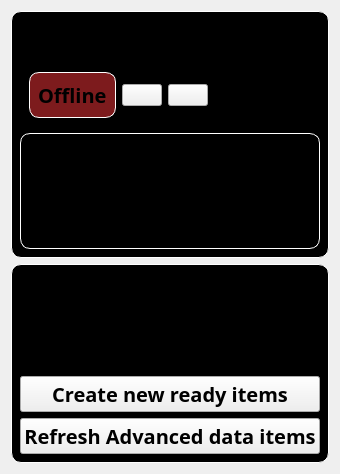
            <widget class="QWidget" name="sonarMain" native="true">
             <layout class="QVBoxLayout" name="verticalLayout_6">
              <item alignment="Qt::AlignTop">
               <widget class="QWidget" name="sonarStatusBox" native="true">
                <property name="styleSheet">
                 <string notr="true">#sonarStatusBox{
	background-color: rgb(0, 0, 0);
	border: 1px solid white;
	border-radius: 10px
}
</string>
                </property>
                <layout class="QVBoxLayout" name="verticalLayout_7">
                 <item alignment="Qt::AlignTop">
                  <widget class="QLabel" name="sonarStatusL">
                   <property name="font">
                    <font>
                     <family>SystemHud</family>
                     <pointsize>20</pointsize>
                     <weight>75</weight>
                     <italic>false</italic>
                     <bold>true</bold>
                     <underline>true</underline>
                    </font>
                   </property>
                   <property name="styleSheet">
                    <string notr="true"/>
                   </property>
                   <property name="text">
                    <string>Sonar Main Status</string>
                   </property>
                  </widget>
                 </item>
                 <item alignment="Qt::AlignLeft|Qt::AlignVCenter">
                  <widget class="QWidget" name="sonarStatusH" native="true">
                   <property name="styleSheet">
                    <string notr="true"/>
                   </property>
                   <layout class="QHBoxLayout" name="horizontalLayout_5">
                    <item alignment="Qt::AlignLeft|Qt::AlignTop">
                     <widget class="QStackedWidget" name="sonarStatusStacked">
                      <property name="styleSheet">
                       <string notr="true"/>
                      </property>
                      <property name="currentIndex">
                       <number>1</number>
                      </property>
                      <widget class="QWidget" name="sonarStatusStackedOnline">
                       <property name="styleSheet">
                        <string notr="true">#sonarStatusStackedOnline{
	background-color: rgb(99, 140, 24);
	border: 1px solid white;
	border-radius: 10px
}
</string>
                       </property>
                       <layout class="QHBoxLayout" name="horizontalLayout_4">
                        <item alignment="Qt::AlignHCenter">
                         <widget class="QLabel" name="sonarStatusStackedOnlineL">
                          <property name="font">
                           <font>
                            <family>SystemHud</family>
                            <pointsize>15</pointsize>
                            <weight>75</weight>
                            <bold>true</bold>
                           </font>
                          </property>
                          <property name="text">
                           <string>Online</string>
                          </property>
                         </widget>
                        </item>
                       </layout>
                      </widget>
                      <widget class="QWidget" name="sonarStatusStackedOffline">
                       <property name="styleSheet">
                        <string notr="true">#sonarStatusStackedOffline{
	background-color: rgb(125, 27, 29);
	border: 1px solid white;
	border-radius: 10px
}
</string>
                       </property>
                       <layout class="QHBoxLayout" name="horizontalLayout_6">
                        <item alignment="Qt::AlignHCenter">
                         <widget class="QLabel" name="sonarStatusStackedOfflineL">
                          <property name="font">
                           <font>
                            <family>SystemHud</family>
                            <pointsize>15</pointsize>
                            <weight>75</weight>
                            <bold>true</bold>
                           </font>
                          </property>
                          <property name="text">
                           <string>Offline</string>
                          </property>
                         </widget>
                        </item>
                       </layout>
                      </widget>
                     </widget>
                    </item>
                    <item>
                     <widget class="QPushButton" name="buttonSonarExec">
                      <property name="text">
                       <string/>
                      </property>
                      <property name="icon">
                       <iconset resource="../icons/market_engine_icons.qrc">
                        <normaloff>:/icons/start.png</normaloff>:/icons/start.png</iconset>
                      </property>
                      <property name="iconSize">
                       <size>
                        <width>32</width>
                        <height>32</height>
                       </size>
                      </property>
                     </widget>
                    </item>
                    <item>
                     <widget class="QPushButton" name="buttonSonarEnd">
                      <property name="text">
                       <string/>
                      </property>
                      <property name="icon">
                       <iconset resource="../icons/market_engine_icons.qrc">
                        <normaloff>:/icons/end.png</normaloff>:/icons/end.png</iconset>
                      </property>
                      <property name="iconSize">
                       <size>
                        <width>32</width>
                        <height>32</height>
                       </size>
                      </property>
                     </widget>
                    </item>
                   </layout>
                  </widget>
                 </item>
                 <item>
                  <widget class="QWidget" name="sonarControlBox" native="true">
                   <property name="styleSheet">
                    <string notr="true">#sonarControlBox{
	background-color: rgb(0, 0, 0);
	border: 1px solid white;
	border-radius: 10px
}

*{
padding:0
}</string>
                   </property>
                   <layout class="QVBoxLayout" name="verticalLayout_18">
                    <item>
                     <widget class="QWidget" name="widget_4" native="true">
                      <layout class="QHBoxLayout" name="horizontalLayout_13">
                       <item>
                        <widget class="QLabel" name="label_13">
                         <property name="font">
                          <font>
                           <family>SystemHud</family>
                           <pointsize>15</pointsize>
                           <weight>75</weight>
                           <bold>true</bold>
                          </font>
                         </property>
                         <property name="text">
                          <string>Uptime</string>
                         </property>
                        </widget>
                       </item>
                       <item alignment="Qt::AlignRight">
                        <widget class="QLabel" name="sessionUptime">
                         <property name="font">
                          <font>
                           <family>SystemHud</family>
                           <pointsize>15</pointsize>
                           <weight>75</weight>
                           <bold>true</bold>
                          </font>
                         </property>
                         <property name="text">
                          <string>0 sec</string>
                         </property>
                        </widget>
                       </item>
                      </layout>
                     </widget>
                    </item>
                    <item>
                     <widget class="QWidget" name="widget" native="true">
                      <layout class="QHBoxLayout" name="horizontalLayout_10">
                       <item>
                        <widget class="QLabel" name="label_8">
                         <property name="font">
                          <font>
                           <family>SystemHud</family>
                           <pointsize>15</pointsize>
                           <weight>75</weight>
                           <bold>true</bold>
                          </font>
                         </property>
                         <property name="text">
                          <string>Rescan interval</string>
                         </property>
                        </widget>
                       </item>
                       <item alignment="Qt::AlignRight">
                        <widget class="QLabel" name="sessionPageDelay">
                         <property name="font">
                          <font>
                           <family>SystemHud</family>
                           <pointsize>15</pointsize>
                           <weight>75</weight>
                           <bold>true</bold>
                          </font>
                         </property>
                         <property name="text">
                          <string>0 hours</string>
                         </property>
                        </widget>
                       </item>
                      </layout>
                     </widget>
                    </item>
                   </layout>
                  </widget>
                 </item>
                </layout>
               </widget>
              </item>
              <item>
               <widget class="QWidget" name="sonarPanel" native="true">
                <property name="styleSheet">
                 <string notr="true">#sonarPanel{
	background-color: rgb(0, 0, 0);
	border: 1px solid white;
	border-radius: 10px
}
</string>
                </property>
                <layout class="QVBoxLayout" name="verticalLayout_10">
                 <item alignment="Qt::AlignTop">
                  <widget class="QLabel" name="sonarPanelL">
                   <property name="font">
                    <font>
                     <family>SystemHud</family>
                     <pointsize>20</pointsize>
                     <weight>75</weight>
                     <bold>true</bold>
                     <underline>true</underline>
                    </font>
                   </property>
                   <property name="text">
                    <string>Sonar Tools</string>
                   </property>
                  </widget>
                 </item>
                 <item>
                  <spacer name="verticalSpacer_5">
                   <property name="orientation">
                    <enum>Qt::Vertical</enum>
                   </property>
                   <property name="sizeHint" stdset="0">
                    <size>
                     <width>20</width>
                     <height>40</height>
                    </size>
                   </property>
                  </spacer>
                 </item>
                 <item>
                  <spacer name="horizontalSpacer">
                   <property name="orientation">
                    <enum>Qt::Horizontal</enum>
                   </property>
                   <property name="sizeHint" stdset="0">
                    <size>
                     <width>40</width>
                     <height>20</height>
                    </size>
                   </property>
                  </spacer>
                 </item>
                 <item>
                  <widget class="QPushButton" name="buttonCreateNewReadyItems">
                   <property name="font">
                    <font>
                     <family>SystemHud</family>
                     <pointsize>15</pointsize>
                     <weight>75</weight>
                     <bold>true</bold>
                    </font>
                   </property>
                   <property name="text">
                    <string>Create new ready items</string>
                   </property>
                  </widget>
                 </item>
                 <item>
                  <widget class="QPushButton" name="buttonRefreshAdvancedDataItems">
                   <property name="font">
                    <font>
                     <family>SystemHud</family>
                     <pointsize>15</pointsize>
                     <weight>75</weight>
                     <bold>true</bold>
                    </font>
                   </property>
                   <property name="text">
                    <string>Refresh Advanced data items</string>
                   </property>
                  </widget>
                 </item>
                </layout>
               </widget>
              </item>
             </layout>
            </widget>
